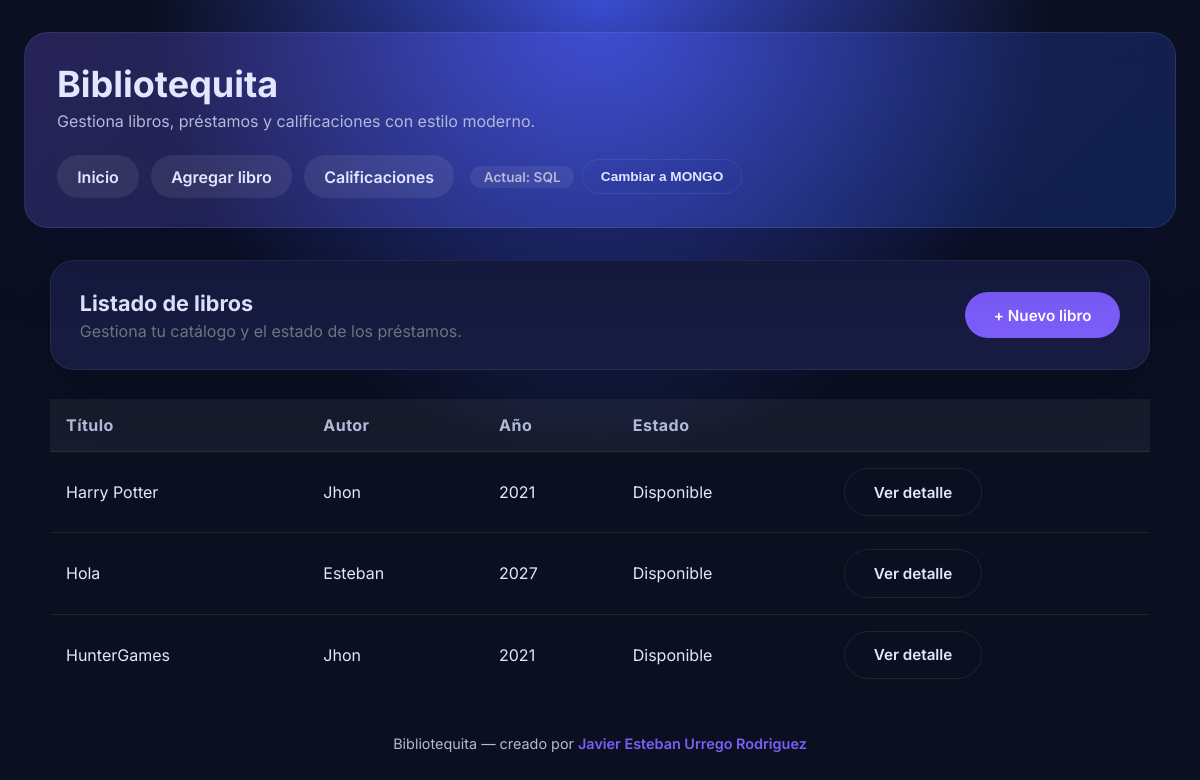
The page / on the database its author committed.
### library/models.py (models this page shows, shortened)
class Book(models.Model):
    title = models.CharField(max_length=200)
    year = models.PositiveIntegerField()
    author = models.ForeignKey(Author, on_delete=models.CASCADE, related_name='books')
    class Meta:
        ordering = ['title']
    def is_loaned(self) -> bool:
        return self.loans.filter(returned=False).exists()

class Author(models.Model):
    name = models.CharField(max_length=100)

### library/views.py (the view)
# urls.py: path('', views.book_list, name='lista_libros'),
def book_list(request):
    data_source = get_active_data_source(request)
    books = None
    if data_source == DATA_SOURCE_MONGO:
        try:
            books = mongo_repository.list_books()
        except MongoUnavailableError as exc:
            data_source = _fallback_to_sql(request, exc)
    if data_source == DATA_SOURCE_SQL:
        books = Book.objects.select_related('author').all()
    return render(
        request,
        'library/book_list.html',
        {
            'books': books,
            'using_mongo': data_source == DATA_SOURCE_MONGO,
        },
    )

### library/context_processors.py (called while the page is built)
def data_source_meta(request):
    current = get_active_data_source(request)
    alternate = next_data_source(current)
    return {
        'current_data_source': current,
        'alternate_data_source': alternate,
        'DATA_SOURCE_SQL': DATA_SOURCE_SQL,
        'DATA_SOURCE_MONGO': DATA_SOURCE_MONGO,
    }

### library/data_sources.py (called while the page is built)
def get_active_data_source(request) -> str:
    source = request.session.get(SESSION_KEY, DATA_SOURCE_SQL)
    if source not in DATA_SOURCE_CHOICES:
        source = DATA_SOURCE_SQL
    return source

def next_data_source(current: str) -> str:
    return DATA_SOURCE_MONGO if current == DATA_SOURCE_SQL else DATA_SOURCE_SQL

### library/templates/library/book_list.html (shortened to what this page needs)
{% extends "library/base.html" %}
{% block content %}
<section class="panel">
    <div style="display:flex; justify-content: space-between; align-items: center; flex-wrap: wrap; gap: 1rem;">
        <div>
            <h2 style="margin-bottom:0.3rem;">Listado de libros</h2>
            <p style="margin:0; color:#6c757d;">Gestiona tu catálogo y el estado de los préstamos.</p>
        </div>
        <a class="button primary" href="{% url 'nuevo_libro' %}">+ Nuevo libro</a>
    </div>
</section>
{% if books %}
    <table>
        <thead>
            <tr>
                <th>Título</th>
                <th>Autor</th>
                <th>Año</th>
                <th>Estado</th>
                <th></th>
            </tr>
        </thead>
        <tbody>
        {% for book in books %}
            <tr>
                <td>{{ book.title }}</td>
                <td>{{ book.author.name }}</td>
                <td>{{ book.year }}</td>
                <td>
                    {% if book.is_loaned %}
                        <span class="status status--loaned">Prestado</span>
                    {% else %}
                        <span class="status status--available">Disponible</span>
                    {% endif %}
                </td>
                <td>
                    <a class="button secondary" href="{% url 'detalle_libro' libro_id=book.id %}">Ver detalle</a>
                </td>
            </tr>
        {% endfor %}
        </tbody>
    </table>
{% else %}
    <section class="panel">
        <p style="margin-bottom: 1rem;">Todavía no hay libros registrados.</p>
        <a class="button primary" href="{% url 'nuevo_libro' %}">Agregar el primero</a>
    </section>
{% endif %}
{% endblock %}

### library/templates/library/base.html (style rules this page uses)
:root { color-scheme: light; --bg: #0b1021; --bg-soft: #111633; --accent: #7c5dfa; --accent-strong: #5730c7; --text: #e2e6ff; --text-muted: #b3b9d8; --card: #161b3f; --card-soft: #1f2555; --border: rgba(255,255,255,0.08); --success: #2fd98b; --warning: #ffc857; --error: #ff6b6b; }
* { box-sizing: border-box; }
body { margin: 0; font-family: "Inter", system-ui, -apple-system, BlinkMacSystemFont, "Segoe UI", sans-serif; color: var(--text); background: radial-gradient(circle at top, #3c4fd5, #0b1021 45%); min-height: 100vh; }
a { color: inherit; text-decoration: none; }
.panel { background: var(--card); border-radius: 24px; padding: 1.8rem; border: 1px solid var(--border); box-shadow: 0 18px 50px rgba(5,10,30,0.35); }
.panel h2 { margin-top: 0; font-size: 1.35rem; }
.button, button, input[type="submit"] { cursor: pointer; border: none; border-radius: 999px; padding: 0.85rem 1.8rem; font-weight: 600; font-size: 0.95rem; transition: transform 0.2s ease, box-shadow 0.2s ease; background: var(--accent); color: #fff; display: inline-flex; align-items: center; justify-content: center; gap: 0.5rem; }
.button.secondary { background: transparent; border: 1px solid var(--border); color: var(--text); }
table { width: 100%; border-collapse: collapse; min-width: 560px; }
th, td { padding: 1rem; text-align: left; }
thead { background: rgba(255,255,255,0.05); color: var(--text-muted); font-weight: 600; letter-spacing: 0.03em; }
tbody tr { border-top: 1px solid var(--border); }

### rows shown on the page
Book: title "Harry Potter", author.name "Jhon", year "2021", shows "Disponible"
Book: title "Hola", author.name "Esteban", year "2027", shows "Disponible"
Book: title "HunterGames", author.name "Jhon", year "2021", shows "Disponible"

### other values the page prints
{{ current_data_source|upper }} "SQL"
{{ alternate_data_source|upper }} "MONGO"
